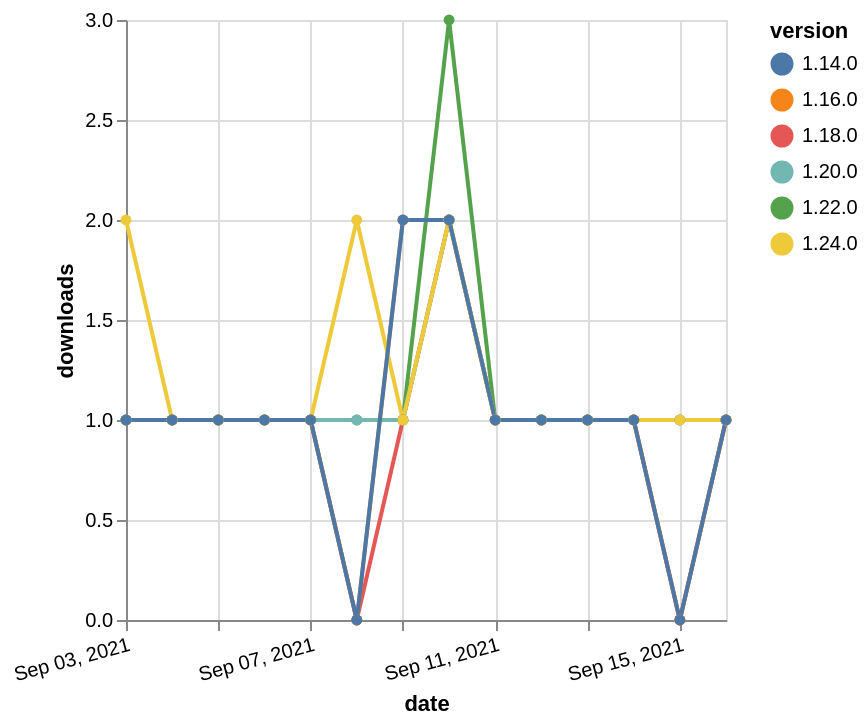

Write a Vega-Lite specification for this figure.
### Vega-Lite specification from a JSON file in a GitHub repository (floating-point values rounded to 4 significant figures)
{"$schema": "https://vega.github.io/schema/vega-lite/v5.json", "description": "A simple bar chart with embedded data.", "data": {"values": [{"date": "2021-09-03", "total": 197, "delta": 1, "version": "1.18.0"}, {"date": "2021-09-04", "total": 198, "delta": 1, "version": "1.18.0"}, {"date": "2021-09-05", "total": 199, "delta": 1, "version": "1.18.0"}, {"date": "2021-09-06", "total": 200, "delta": 1, "version": "1.18.0"}, {"date": "2021-09-07", "total": 201, "delta": 1, "version": "1.18.0"}, {"date": "2021-09-08", "total": 201, "delta": 0, "version": "1.18.0"}, {"date": "2021-09-09", "total": 202, "delta": 1, "version": "1.18.0"}, {"date": "2021-09-10", "total": 204, "delta": 2, "version": "1.18.0"}, {"date": "2021-09-11", "total": 205, "delta": 1, "version": "1.18.0"}, {"date": "2021-09-12", "total": 206, "delta": 1, "version": "1.18.0"}, {"date": "2021-09-13", "total": 207, "delta": 1, "version": "1.18.0"}, {"date": "2021-09-14", "total": 208, "delta": 1, "version": "1.18.0"}, {"date": "2021-09-15", "total": 208, "delta": 0, "version": "1.18.0"}, {"date": "2021-09-16", "total": 209, "delta": 1, "version": "1.18.0"}, {"date": "2021-09-03", "total": 183, "delta": 1, "version": "1.22.0"}, {"date": "2021-09-04", "total": 184, "delta": 1, "version": "1.22.0"}, {"date": "2021-09-05", "total": 185, "delta": 1, "version": "1.22.0"}, {"date": "2021-09-06", "total": 186, "delta": 1, "version": "1.22.0"}, {"date": "2021-09-07", "total": 187, "delta": 1, "version": "1.22.0"}, {"date": "2021-09-08", "total": 188, "delta": 1, "version": "1.22.0"}, {"date": "2021-09-09", "total": 189, "delta": 1, "version": "1.22.0"}, {"date": "2021-09-10", "total": 192, "delta": 3, "version": "1.22.0"}, {"date": "2021-09-11", "total": 193, "delta": 1, "version": "1.22.0"}, {"date": "2021-09-12", "total": 194, "delta": 1, "version": "1.22.0"}, {"date": "2021-09-13", "total": 195, "delta": 1, "version": "1.22.0"}, {"date": "2021-09-14", "total": 196, "delta": 1, "version": "1.22.0"}, {"date": "2021-09-15", "total": 197, "delta": 1, "version": "1.22.0"}, {"date": "2021-09-16", "total": 198, "delta": 1, "version": "1.22.0"}, {"date": "2021-09-03", "total": 163, "delta": 1, "version": "1.20.0"}, {"date": "2021-09-04", "total": 164, "delta": 1, "version": "1.20.0"}, {"date": "2021-09-05", "total": 165, "delta": 1, "version": "1.20.0"}, {"date": "2021-09-06", "total": 166, "delta": 1, "version": "1.20.0"}, {"date": "2021-09-07", "total": 167, "delta": 1, "version": "1.20.0"}, {"date": "2021-09-08", "total": 168, "delta": 1, "version": "1.20.0"}, {"date": "2021-09-09", "total": 169, "delta": 1, "version": "1.20.0"}, {"date": "2021-09-10", "total": 171, "delta": 2, "version": "1.20.0"}, {"date": "2021-09-11", "total": 172, "delta": 1, "version": "1.20.0"}, {"date": "2021-09-12", "total": 173, "delta": 1, "version": "1.20.0"}, {"date": "2021-09-13", "total": 174, "delta": 1, "version": "1.20.0"}, {"date": "2021-09-14", "total": 175, "delta": 1, "version": "1.20.0"}, {"date": "2021-09-15", "total": 176, "delta": 1, "version": "1.20.0"}, {"date": "2021-09-16", "total": 177, "delta": 1, "version": "1.20.0"}, {"date": "2021-09-03", "total": 192, "delta": 1, "version": "1.16.0"}, {"date": "2021-09-04", "total": 193, "delta": 1, "version": "1.16.0"}, {"date": "2021-09-05", "total": 194, "delta": 1, "version": "1.16.0"}, {"date": "2021-09-06", "total": 195, "delta": 1, "version": "1.16.0"}, {"date": "2021-09-07", "total": 196, "delta": 1, "version": "1.16.0"}, {"date": "2021-09-08", "total": 196, "delta": 0, "version": "1.16.0"}, {"date": "2021-09-09", "total": 198, "delta": 2, "version": "1.16.0"}, {"date": "2021-09-10", "total": 200, "delta": 2, "version": "1.16.0"}, {"date": "2021-09-11", "total": 201, "delta": 1, "version": "1.16.0"}, {"date": "2021-09-12", "total": 202, "delta": 1, "version": "1.16.0"}, {"date": "2021-09-13", "total": 203, "delta": 1, "version": "1.16.0"}, {"date": "2021-09-14", "total": 204, "delta": 1, "version": "1.16.0"}, {"date": "2021-09-15", "total": 204, "delta": 0, "version": "1.16.0"}, {"date": "2021-09-16", "total": 205, "delta": 1, "version": "1.16.0"}, {"date": "2021-09-03", "total": 125, "delta": 2, "version": "1.24.0"}, {"date": "2021-09-04", "total": 126, "delta": 1, "version": "1.24.0"}, {"date": "2021-09-05", "total": 127, "delta": 1, "version": "1.24.0"}, {"date": "2021-09-06", "total": 128, "delta": 1, "version": "1.24.0"}, {"date": "2021-09-07", "total": 129, "delta": 1, "version": "1.24.0"}, {"date": "2021-09-08", "total": 131, "delta": 2, "version": "1.24.0"}, {"date": "2021-09-09", "total": 132, "delta": 1, "version": "1.24.0"}, {"date": "2021-09-10", "total": 134, "delta": 2, "version": "1.24.0"}, {"date": "2021-09-11", "total": 135, "delta": 1, "version": "1.24.0"}, {"date": "2021-09-12", "total": 136, "delta": 1, "version": "1.24.0"}, {"date": "2021-09-13", "total": 137, "delta": 1, "version": "1.24.0"}, {"date": "2021-09-14", "total": 138, "delta": 1, "version": "1.24.0"}, {"date": "2021-09-15", "total": 139, "delta": 1, "version": "1.24.0"}, {"date": "2021-09-16", "total": 140, "delta": 1, "version": "1.24.0"}, {"date": "2021-09-03", "total": 250, "delta": 1, "version": "1.14.0"}, {"date": "2021-09-04", "total": 251, "delta": 1, "version": "1.14.0"}, {"date": "2021-09-05", "total": 252, "delta": 1, "version": "1.14.0"}, {"date": "2021-09-06", "total": 253, "delta": 1, "version": "1.14.0"}, {"date": "2021-09-07", "total": 254, "delta": 1, "version": "1.14.0"}, {"date": "2021-09-08", "total": 254, "delta": 0, "version": "1.14.0"}, {"date": "2021-09-09", "total": 256, "delta": 2, "version": "1.14.0"}, {"date": "2021-09-10", "total": 258, "delta": 2, "version": "1.14.0"}, {"date": "2021-09-11", "total": 259, "delta": 1, "version": "1.14.0"}, {"date": "2021-09-12", "total": 260, "delta": 1, "version": "1.14.0"}, {"date": "2021-09-13", "total": 261, "delta": 1, "version": "1.14.0"}, {"date": "2021-09-14", "total": 262, "delta": 1, "version": "1.14.0"}, {"date": "2021-09-15", "total": 262, "delta": 0, "version": "1.14.0"}, {"date": "2021-09-16", "total": 263, "delta": 1, "version": "1.14.0"}]}, "width": "container", "mark": {"type": "line", "point": {"filled": true}}, "encoding": {"x": {"field": "date", "type": "temporal", "timeUnit": "yearmonthdate", "title": "date", "axis": {"labelAngle": -15}}, "y": {"field": "delta", "type": "quantitative", "title": "downloads"}, "color": {"field": "version", "type": "nominal"}, "tooltip": {"field": "delta"}}}
